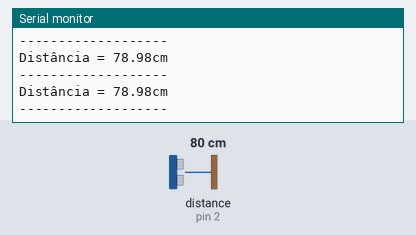
Bench run of a sketch on a simulated Arduino Uno, built with avr-gcc and run on an emulated ATmega328P. Parts: the last lines printed to the serial monitor. Wiring (inferred from the names in the program): ultrasonic range finder: trigger pin 15; echo pin 2. Inputs (shaded band) come from the test bench; at power-on: distance to the obstacle (sensor on pin 2) 80 cm. The echo pulse lasts 58.3 µs per cm.

Above: at 1.3 s.
1.4 s: distance to the obstacle (sensor on pin 2) set to 2 cm
At 1.83 s:
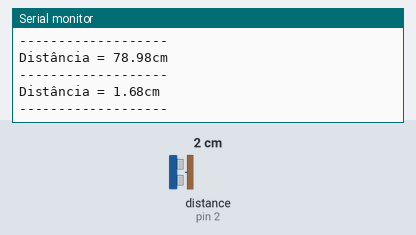
2.9 s: distance to the obstacle (sensor on pin 2) set to 4 cm
At 3.34 s:
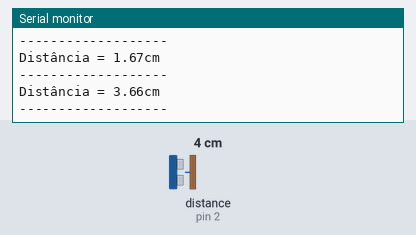
Timing chart, 0 to 5.9 s (numbered marks = the images above; inputs shaded):
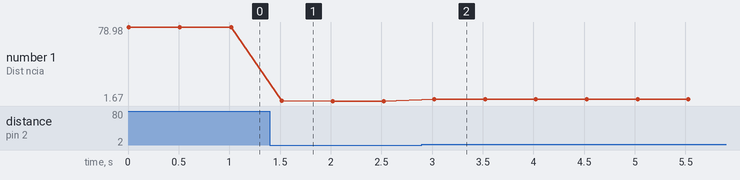

The sketch:

aula08_sensor1.ino
```cpp
const int trigPin = 15;
const int echoPin = 2;

#define velocidade_som 0.034

long duracao;
float distanciaCm;

void setup() {
 Serial.begin(9600);
 pinMode(trigPin, OUTPUT);
 pinMode(echoPin, INPUT);
}

void loop() {
 digitalWrite(trigPin, LOW);
 delayMicroseconds(2);

 digitalWrite(trigPin, HIGH);
 delayMicroseconds(10);
 digitalWrite(trigPin, LOW);

 duracao = pulseIn(echoPin, HIGH);
 distanciaCm = duracao*velocidade_som/2;
 Serial.print("Distância = ");
 Serial.print(distanciaCm);
 Serial.println("cm");
 Serial.println("-------------------");
 delay(500);
}
```

Measured:
- after the input at 1.4 s, the serial monitor: prints a new line after 0.12 s (image 1)
- after the input at 2.9 s, the serial monitor: prints a new line after 0.12 s (image 2)
- plotted number 1: 78.98 → 1.67 after the input at 1.4 s, 1.67 → 3.66 after the input at 2.9 s
